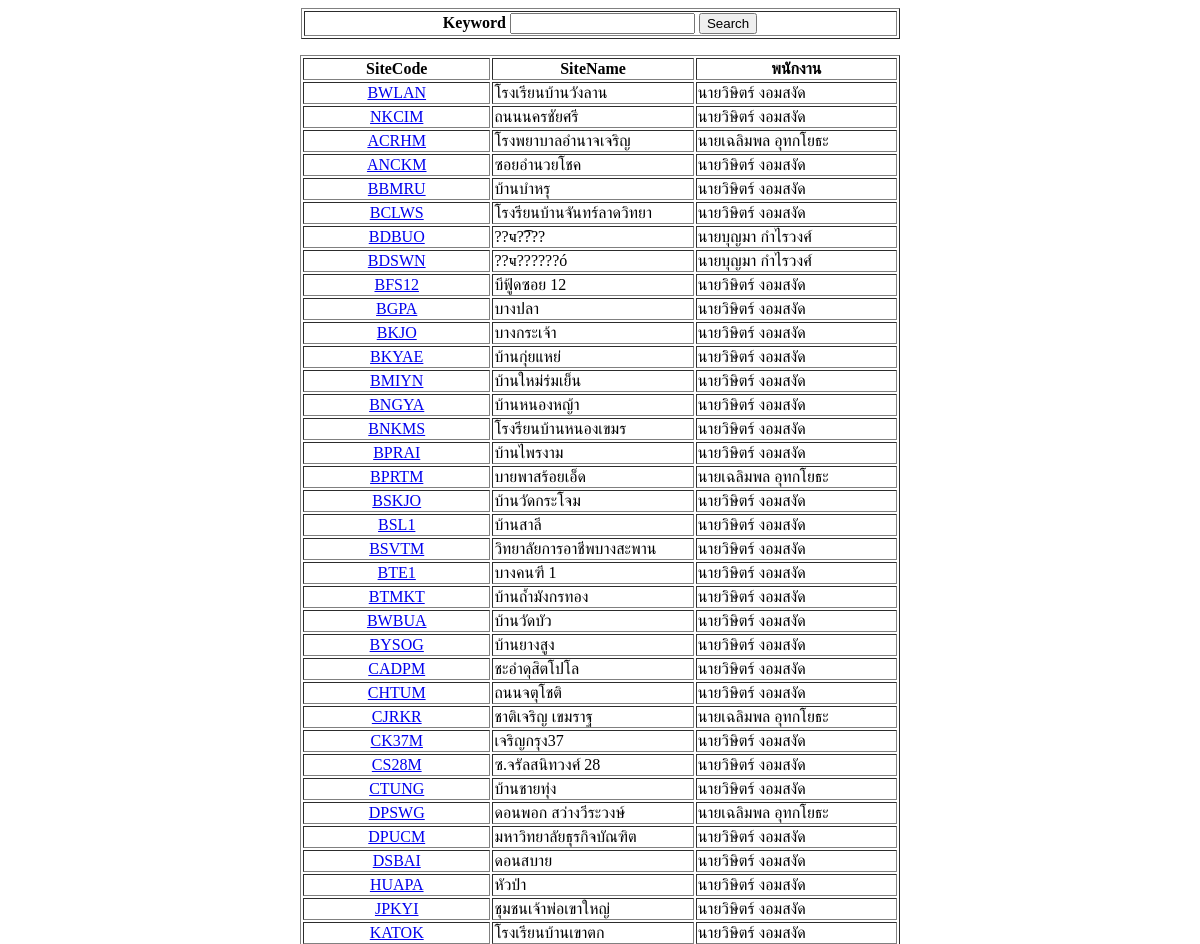
Page /getDataSite1.php (upper part) on the earlier database version.
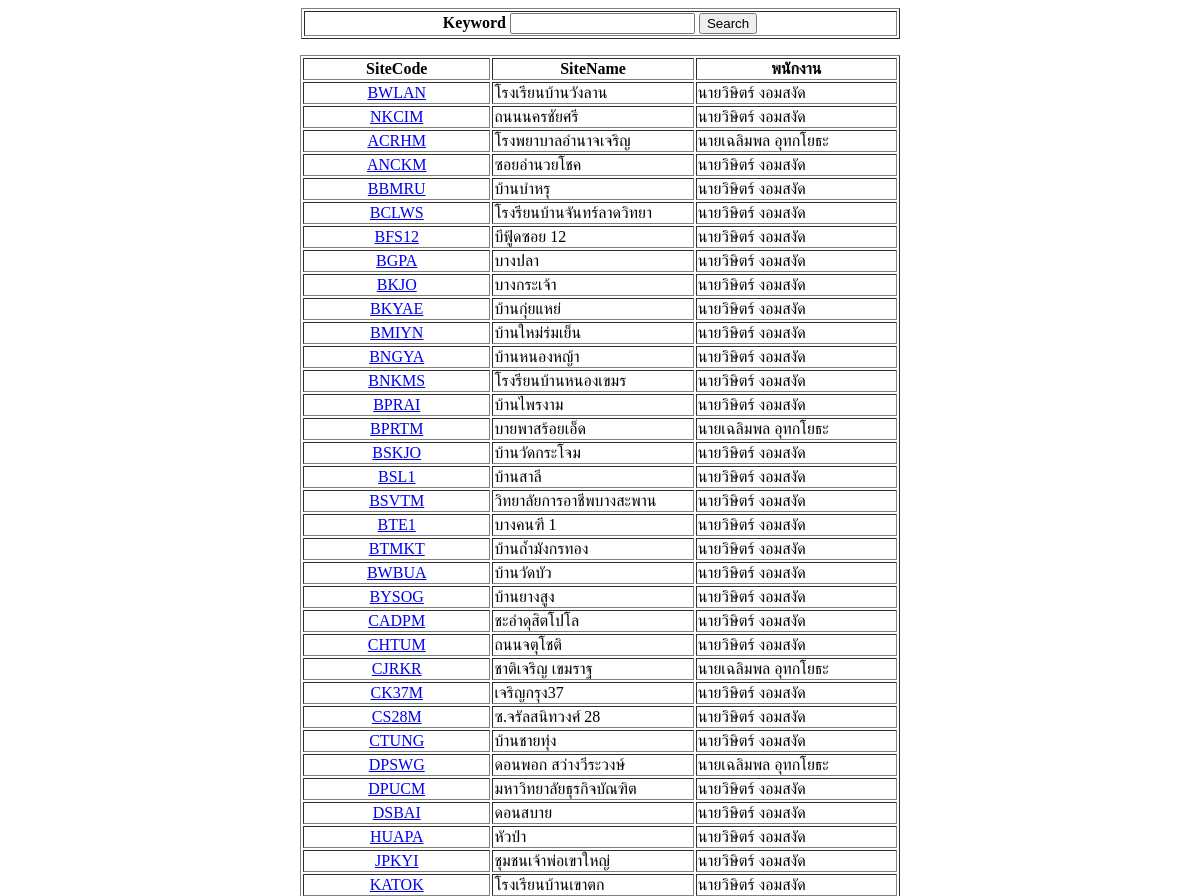
Same page on the later database version.
### tables this page shows
CREATE TABLE `site` (
  `SiteCode` varchar(10) NOT NULL,
  `SiteName` varchar(50) DEFAULT NULL,
  `SiteTypeID` varchar(10) NOT NULL,
  `EmID` varchar(13) NOT NULL
);

CREATE TABLE `employee` (
  `EmID` varchar(13) NOT NULL,
  `EmName` varchar(50) NOT NULL,
  `EmAddress` varchar(100) DEFAULT NULL,
  `EmTel` varchar(10) DEFAULT NULL
);

### getDataSite1.php (the view, shortened to what this page needs)
<html>
<head>
</head>
<body>
<form name="frmSearch" method="post" action="<?php echo htmlentities($_SERVER['PHP_SELF']); ?>">
  <div align="center">
    <table width="599" border="1">
      <tr>
        <th>Keyword
        <input name="txtKeyword" type="text" id="txtKeyword" value="" >
        <input type="submit" value="Search"></th>
      </tr>
    </table>
  </div>
</form>
<div align="center">
<?php
  if(empty($_POST['txtKeyword'])){
	$strSQL = "SELECT * FROM `site`";
	}else{
	$strSQL = "SELECT * FROM `site` WHERE `SiteName` LIKE '%{$_POST['txtKeyword']}%'";
	}
	$objQuery = mysql_query($strSQL) or die ("Error Query [".$strSQL."]");
	$records = mysql_num_rows($objQuery);
	if($records>0){
?>
<table width="600" border="1">
  <tr>
    <th width="91"> <div align="center">SiteCode</div></th>
    <th width="98"> <div align="center">SiteName</div></th>
	<th width="98"> <div align="center">พนักงาน</div></th>
  </tr>
<?php
while($objResult = mysql_fetch_array($objQuery))
{
?>
  <tr>
<?php
$objQuery1 = mysql_query("select * from employee where EmID = '".$objResult["EmID"]."'") or die ("Error Query");
$objResult1 = mysql_fetch_array($objQuery1);
?>
    <td><div align="center"><a href="#" OnClick="selData('<?php echo $objResult["SiteCode"];?>',
														 '<?php echo $objResult["SiteName"];?>',
														 '<?php echo $objResult["EmID"];?>',
														 '<?php echo $objResult1["EmName"];?>')
														 ;">
	<?php echo $objResult["SiteCode"];?>
	</a></div></td>
    <td><?php echo $objResult["SiteName"]; ?></td>
	<td><?php echo $objResult1["EmName"]; ?></td>
  </tr>
<?php
}
?>
</table>
<?php
		}else{
			echo "ไม่พบข้อมูล";
		}
?>
</div>
</body>
</html><!DOCTYPE html PUBLIC "-//W3C//DTD XHTML 1.0 Transitional//EN" "http://www.w3.org/TR/xhtml1/DTD/xhtml1-transitional.dtd">
<html xmlns="http://www.w3.org/1999/xhtml">
<head>
</head>
<body>
</body>
</html>

Differences in the rows shown:
removed site: SiteCode "BDBUO", SiteName "??ҹ?͡???", EmID.EmName "นายบุญมา กำไรวงศ์"
removed site: SiteCode "BDSWN", SiteName "??ҹ??????ó", EmID.EmName "นายบุญมา กำไรวงศ์"
